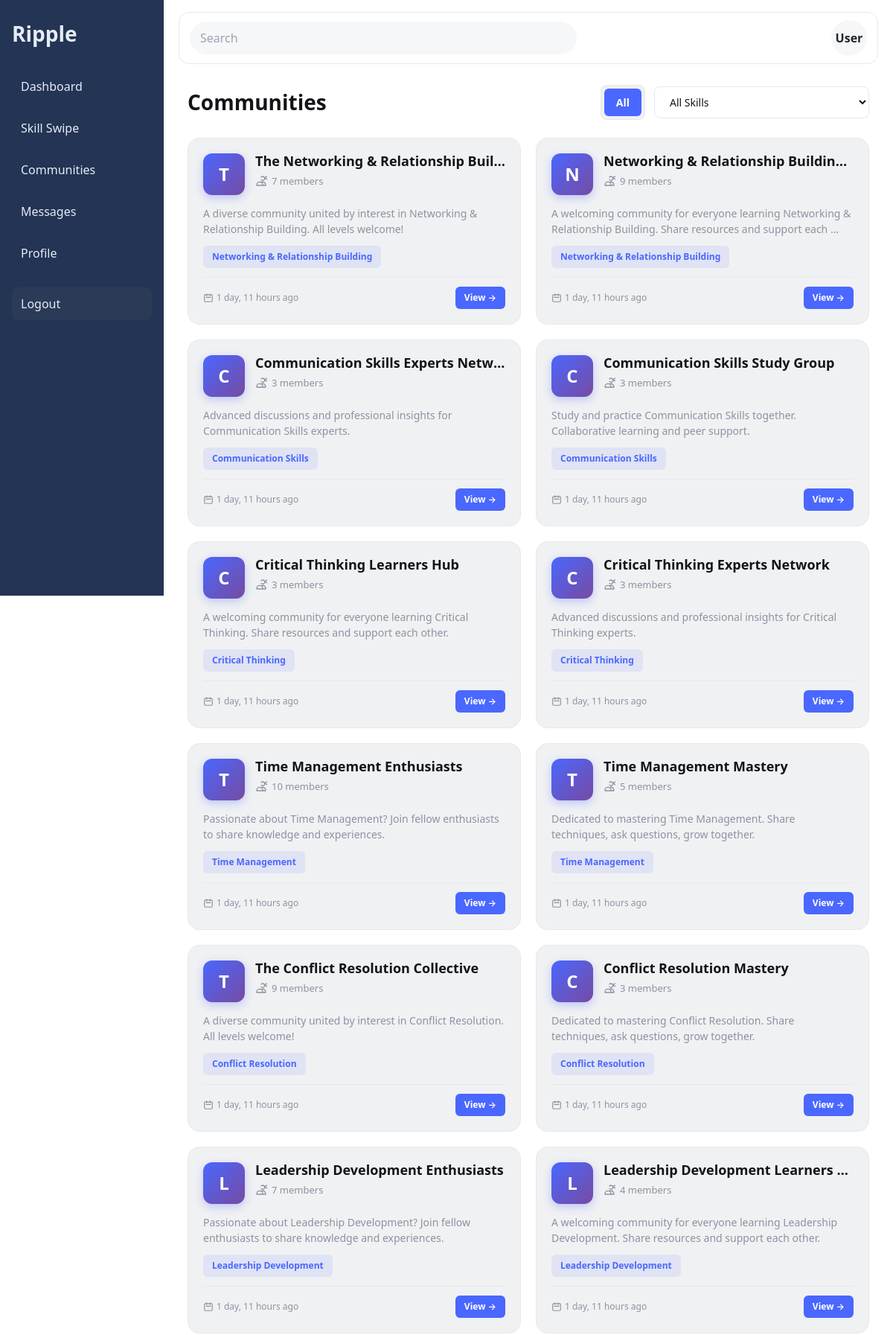
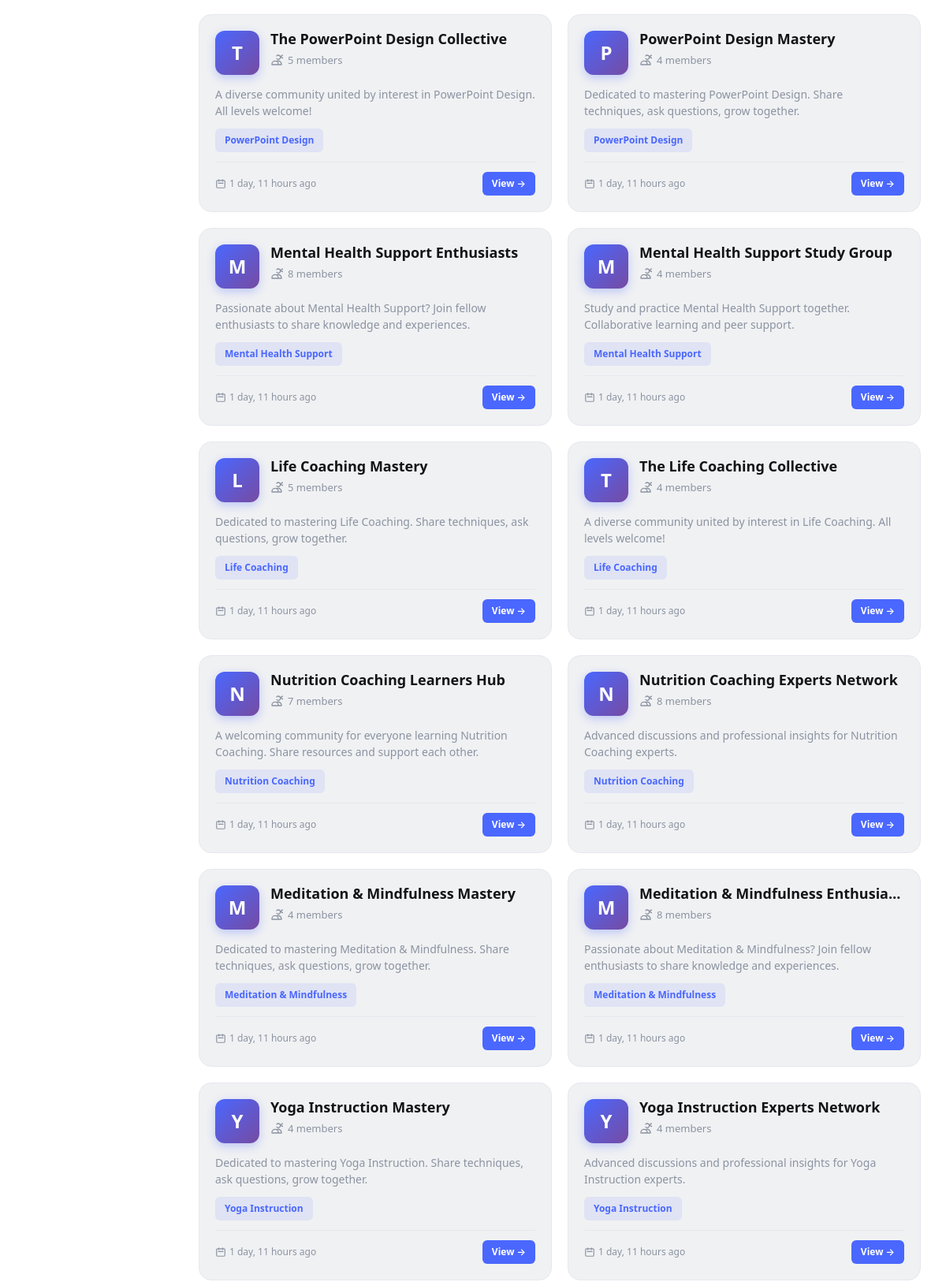
The page /communities/ (upper part) on the database its author committed (2 pictures, top to bottom).
### communities/models.py (models this page shows, shortened)
class Community(models.Model):
    name = models.CharField(max_length=140)
    skill = models.ForeignKey(Skill, on_delete=models.CASCADE)
    description = models.TextField(blank=True)
    members = models.ManyToManyField(settings.AUTH_USER_MODEL, related_name='communities', blank=True)
    created_at = models.DateTimeField(auto_now_add=True, null=True, blank=True)
    updated_at = models.DateTimeField(auto_now=True, null=True, blank=True)
    creator = models.ForeignKey(settings.AUTH_USER_MODEL, on_delete=models.SET_NULL, null=True, blank=True, related_name='created_communities')
    is_approved = models.BooleanField(default=True)  # For admin approval system
    class Meta:
        verbose_name_plural = 'Communities'
        ordering = ['-created_at']

### skills/models.py (models this page shows, shortened)
class Skill(models.Model):
    name = models.CharField(max_length=120, unique=True)
    description = models.TextField(blank=True)

### communities/views.py (the view)
# urls.py: path('', views.communities_page, name='communities'),
def communities_page(request):
    skill_filter = request.GET.get('skill', 'all')
    filter_type = request.GET.get('filter', 'all')  # 'all' or 'my'
    communities = Community.objects.filter(
        is_approved=True
    ).select_related(
        'skill', 'creator'
    ).prefetch_related(
        'members'
    )
    if skill_filter != 'all':
        communities = communities.filter(skill__id=skill_filter)
    if filter_type == 'my' and request.user.is_authenticated:
        communities = communities.filter(members=request.user)
    communities = communities.order_by('-created_at')
    skills = Skill.objects.all().order_by('name')
    return render(request, 'communities/communities.html', {
        'communities': communities,
        'skills': skills,
        'current_skill_filter': skill_filter,
        'filter_type': filter_type,
    })

### communities/templates/communities/communities.html (shortened to what this page needs)
{% extends 'base.html' %}
{% block content %}
<div class="communities-header">
    <h2>Communities</h2>
    <div class="header-actions">
        <form method="get" style="display: flex; gap: 12px; align-items: center;">
            <div class="filter-tabs">
                <a href="?filter=all{% if current_skill_filter and current_skill_filter != 'all' %}&skill={{ current_skill_filter }}{% endif %}"
                   class="filter-tab {% if not filter_type or filter_type == 'all' %}active{% endif %}">
                    All
                </a>
            </div>
            <select name="skill" onchange="this.form.submit()" class="filter-select">
                <option value="all" {% if current_skill_filter == 'all' %}selected{% endif %}>All Skills</option>
            </select>
        </form>
    </div>
</div>
{% if communities %}
    <div class="communities-grid">
        {% for c in communities %}
        <a href="{% url 'communities:community_detail' c.pk %}" class="community-card">
            <div class="community-header">
                <div class="community-avatar">
                    {{ c.name|first|upper }}
                </div>
                <div class="community-info">
                    <h3 class="community-name">{{ c.name }}</h3>
                    <div class="community-members">
                        <svg fill="none" stroke="currentColor" viewBox="0 0 24 24">
                            <path stroke-linecap="round" stroke-linejoin="round" stroke-width="2" d="M12 4.354a4 4 0 110 5.292M15 21H3v-1a6 6 0 0112 0v1zm0 0h6v-1a6 6 0 00-9-5.197m13.5-9a2.5 2.5 0 11-5 0 2.5 2.5 0 015 0z"></path>
                        </svg>
                        <span>{{ c.members.count }} member{{ c.members.count|pluralize }}</span>
                    </div>
                </div>
            </div>
            {% if c.description %}
            <p class="community-description">{{ c.description|truncatewords:15 }}</p>
            {% else %}
            <p class="community-description">A community for {{ c.skill.name }} enthusiasts.</p>
            {% endif %}
            <span class="community-skill-tag">{{ c.skill.name }}</span>
            <div class="community-footer">
                <div class="community-date">
                    <svg fill="none" stroke="currentColor" viewBox="0 0 24 24">
                        <path stroke-linecap="round" stroke-linejoin="round" stroke-width="2" d="M8 7V3m8 4V3m-9 8h10M5 21h14a2 2 0 002-2V7a2 2 0 00-2-2H5a2 2 0 00-2 2v12a2 2 0 002 2z"></path>
                    </svg>
                    <span>{% if c.created_at %}{{ c.created_at|timesince }} ago{% else %}Recently{% endif %}</span>
                </div>
                {% if user in c.members.all %}
                    <span class="badge-joined">✓ Joined</span>
                {% else %}
                    <span class="badge-view">View →</span>
                {% endif %}
            </div>
        </a>
        {% endfor %}
    </div>
{% endif %}
{% endblock %}

### static/css/main.css (style rules this page uses)
:root { --bg:#f6f7f9;--card:#f0f1f3;--sidebar:#233455;--sidebarText:#e6ecf5;--text:#121417;--muted:#8b93a1;--brand:#4a67ff }
* { box-sizing:border-box }
html,body { margin:0;padding:0;font-family:Inter,system-ui,-apple-system,Segoe UI,Roboto,Arial,sans-serif;color:var(--text);background:var(--bg) }

### communities/templates/communities/communities.html (style rules this page uses)
.communities-header { display: flex; justify-content: space-between; align-items: center; margin-bottom: 24px; }
.communities-header h2 { font-size: 28px; font-weight: 700; color: var(--text); margin: 0; }
.header-actions { display: flex; gap: 12px; align-items: center; }
.filter-tabs { display: flex; background: var(--card); border-radius: 8px; padding: 4px; border: 1px solid #e6e8ee; }
.filter-tab { padding: 8px 16px; border-radius: 6px; font-size: 14px; font-weight: 600; cursor: pointer; transition: all 0.2s; text-decoration: none; color: var(--muted); }
.filter-tab.active { background: var(--brand); color: white; }
.filter-select { padding: 10px 16px; border: 1px solid #e6e8ee; border-radius: 8px; background: white; font-size: 14px; color: var(--text); cursor: pointer; outline: none; transition: all 0.2s; }
.communities-grid { display: grid; grid-template-columns: repeat(auto-fill, minmax(320px, 1fr)); gap: 20px; }
.community-card { background: var(--card); border-radius: 16px; padding: 20px; transition: all 0.3s; text-decoration: none; display: block; border: 1px solid #e6e8ee; }
.community-header { display: flex; gap: 14px; margin-bottom: 14px; align-items: start; }
.community-avatar { width: 56px; height: 56px; border-radius: 12px; background: linear-gradient(135deg, var(--brand) 0%, #764ba2 100%); display: flex; align-items: center; justify-content: center; flex-shrink: 0; font-size: 24px; font-weight: 700; color: white; box-shadow: 0 4px 12px rgba(74, 103, 255, 0.3); }
.community-info { flex: 1; min-width: 0; }
.community-name { font-size: 18px; font-weight: 700; color: var(--text); margin: 0 0 6px 0; white-space: nowrap; overflow: hidden; text-overflow: ellipsis; }
.community-members { display: flex; align-items: center; gap: 6px; color: var(--muted); font-size: 13px; font-weight: 500; }
.community-members svg { width: 16px; height: 16px; }
.community-description { color: var(--muted); font-size: 14px; line-height: 1.5; margin-bottom: 12px; }
.community-skill-tag { display: inline-block; padding: 6px 12px; background: rgba(74, 103, 255, 0.1); color: var(--brand); border-radius: 6px; font-size: 12px; font-weight: 600; margin-bottom: 12px; }
.community-footer { display: flex; justify-content: space-between; align-items: center; padding-top: 12px; border-top: 1px solid #e6e8ee; }
.community-date { display: flex; align-items: center; gap: 4px; color: var(--muted); font-size: 12px; }
.community-date svg { width: 14px; height: 14px; }
.badge-view { padding: 6px 12px; background: var(--brand); color: white; border-radius: 6px; font-size: 12px; font-weight: 600; transition: all 0.2s; }

### rows shown on the page
Community: name|first "T", name "The Networking & Relationship Buil…", members.count "7", description "A diverse community united by interest in Networking & Relationship Building. All levels welcome!", skill.name "Networking & Relationship Building", created_at "1 day, 11 hours", shows "View →"
Community: name|first "N", name "Networking & Relationship Buildin…", members.count "9", description "A welcoming community for everyone learning Networking & Relationship Building. Share resources and support each …", skill.name "Networking & Relationship Building", created_at "1 day, 11 hours", shows "View →"
Community: name|first "C", name "Communication Skills Experts Netw…", members.count "3", description "Advanced discussions and professional insights for Communication Skills experts.", skill.name "Communication Skills", created_at "1 day, 11 hours", shows "View →"
Community: name|first "C", name "Communication Skills Study Group", members.count "3", description "Study and practice Communication Skills together. Collaborative learning and peer support.", skill.name "Communication Skills", created_at "1 day, 11 hours", shows "View →"
Community: name|first "C", name "Critical Thinking Learners Hub", members.count "3", description "A welcoming community for everyone learning Critical Thinking. Share resources and support each other.", skill.name "Critical Thinking", created_at "1 day, 11 hours", shows "View →"
Community: name|first "C", name "Critical Thinking Experts Network", members.count "3", description "Advanced discussions and professional insights for Critical Thinking experts.", skill.name "Critical Thinking", created_at "1 day, 11 hours", shows "View →"
Community: name|first "T", name "Time Management Enthusiasts", members.count "10", description "Passionate about Time Management? Join fellow enthusiasts to share knowledge and experiences.", skill.name "Time Management", created_at "1 day, 11 hours", shows "View →"
Community: name|first "T", name "Time Management Mastery", members.count "5", description "Dedicated to mastering Time Management. Share techniques, ask questions, grow together.", skill.name "Time Management", created_at "1 day, 11 hours", shows "View →"
Community: name|first "T", name "The Conflict Resolution Collective", members.count "9", description "A diverse community united by interest in Conflict Resolution. All levels welcome!", skill.name "Conflict Resolution", created_at "1 day, 11 hours", shows "View →"
Community: name|first "C", name "Conflict Resolution Mastery", members.count "3", description "Dedicated to mastering Conflict Resolution. Share techniques, ask questions, grow together.", skill.name "Conflict Resolution", created_at "1 day, 11 hours", shows "View →"
Community: name|first "L", name "Leadership Development Enthusiasts", members.count "7", description "Passionate about Leadership Development? Join fellow enthusiasts to share knowledge and experiences.", skill.name "Leadership Development", created_at "1 day, 11 hours", shows "View →"
Community: name|first "L", name "Leadership Development Learners…", members.count "4", description "A welcoming community for everyone learning Leadership Development. Share resources and support each other.", skill.name "Leadership Development", created_at "1 day, 11 hours", shows "View →"
Community: name|first "T", name "The PowerPoint Design Collective", members.count "5", description "A diverse community united by interest in PowerPoint Design. All levels welcome!", skill.name "PowerPoint Design", created_at "1 day, 11 hours", shows "View →"
Community: name|first "P", name "PowerPoint Design Mastery", members.count "4", description "Dedicated to mastering PowerPoint Design. Share techniques, ask questions, grow together.", skill.name "PowerPoint Design", created_at "1 day, 11 hours", shows "View →"
Community: name|first "M", name "Mental Health Support Enthusiasts", members.count "8", description "Passionate about Mental Health Support? Join fellow enthusiasts to share knowledge and experiences.", skill.name "Mental Health Support", created_at "1 day, 11 hours", shows "View →"
Community: name|first "M", name "Mental Health Support Study Group", members.count "4", description "Study and practice Mental Health Support together. Collaborative learning and peer support.", skill.name "Mental Health Support", created_at "1 day, 11 hours", shows "View →"
Community: name|first "L", name "Life Coaching Mastery", members.count "5", description "Dedicated to mastering Life Coaching. Share techniques, ask questions, grow together.", skill.name "Life Coaching", created_at "1 day, 11 hours", shows "View →"
Community: name|first "T", name "The Life Coaching Collective", members.count "4", description "A diverse community united by interest in Life Coaching. All levels welcome!", skill.name "Life Coaching", created_at "1 day, 11 hours", shows "View →"
Community: name|first "N", name "Nutrition Coaching Learners Hub", members.count "7", description "A welcoming community for everyone learning Nutrition Coaching. Share resources and support each other.", skill.name "Nutrition Coaching", created_at "1 day, 11 hours", shows "View →"
Community: name|first "N", name "Nutrition Coaching Experts Network", members.count "8", description "Advanced discussions and professional insights for Nutrition Coaching experts.", skill.name "Nutrition Coaching", created_at "1 day, 11 hours", shows "View →"
Community: name|first "M", name "Meditation & Mindfulness Mastery", members.count "4", description "Dedicated to mastering Meditation & Mindfulness. Share techniques, ask questions, grow together.", skill.name "Meditation & Mindfulness", created_at "1 day, 11 hours", shows "View →"
Community: name|first "M", name "Meditation & Mindfulness Enthusia…", members.count "8", description "Passionate about Meditation & Mindfulness? Join fellow enthusiasts to share knowledge and experiences.", skill.name "Meditation & Mindfulness", created_at "1 day, 11 hours", shows "View →"
Community: name|first "Y", name "Yoga Instruction Mastery", members.count "4", description "Dedicated to mastering Yoga Instruction. Share techniques, ask questions, grow together.", skill.name "Yoga Instruction", created_at "1 day, 11 hours", shows "View →"
Community: name|first "Y", name "Yoga Instruction Experts Network", members.count "4", description "Advanced discussions and professional insights for Yoga Instruction experts.", skill.name "Yoga Instruction", created_at "1 day, 11 hours", shows "View →"
